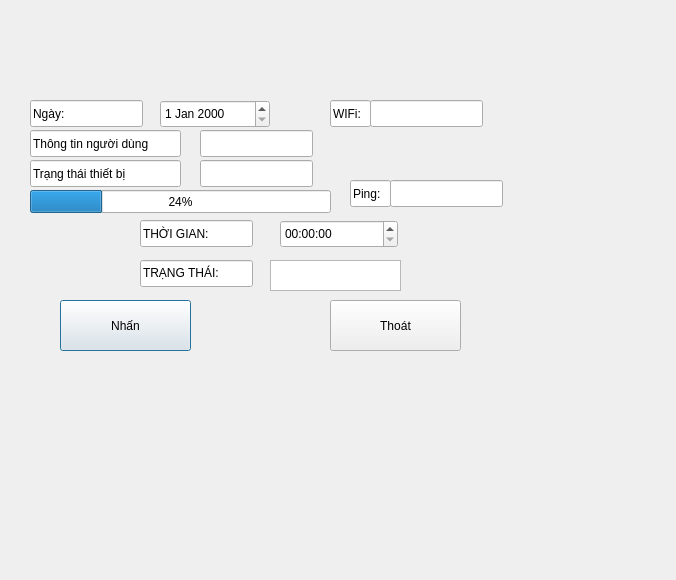
<?xml version="1.0" encoding="UTF-8"?>
<ui version="4.0">
 <class>Dialog</class>
 <widget class="QDialog" name="Dialog">
  <property name="geometry">
   <rect>
    <x>0</x>
    <y>0</y>
    <width>676</width>
    <height>580</height>
   </rect>
  </property>
  <property name="windowTitle">
   <string>Dialog</string>
  </property>
  <widget class="QPushButton" name="pus_button">
   <property name="geometry">
    <rect>
     <x>60</x>
     <y>300</y>
     <width>131</width>
     <height>51</height>
    </rect>
   </property>
   <property name="text">
    <string>Nhấn</string>
   </property>
  </widget>
  <widget class="QPushButton" name="pus_exit">
   <property name="geometry">
    <rect>
     <x>330</x>
     <y>300</y>
     <width>131</width>
     <height>51</height>
    </rect>
   </property>
   <property name="text">
    <string>Thoát</string>
   </property>
  </widget>
  <widget class="QTimeEdit" name="timeEdit">
   <property name="geometry">
    <rect>
     <x>280</x>
     <y>220</y>
     <width>118</width>
     <height>28</height>
    </rect>
   </property>
  </widget>
  <widget class="QLineEdit" name="text_time">
   <property name="geometry">
    <rect>
     <x>140</x>
     <y>220</y>
     <width>113</width>
     <height>27</height>
    </rect>
   </property>
   <property name="text">
    <string>THỜI GIAN:</string>
   </property>
  </widget>
  <widget class="QLineEdit" name="text_status">
   <property name="geometry">
    <rect>
     <x>140</x>
     <y>260</y>
     <width>113</width>
     <height>27</height>
    </rect>
   </property>
   <property name="text">
    <string>TRẠNG THÁI:</string>
   </property>
  </widget>
  <widget class="QTextBrowser" name="pus_status">
   <property name="geometry">
    <rect>
     <x>270</x>
     <y>260</y>
     <width>131</width>
     <height>31</height>
    </rect>
   </property>
  </widget>
  <widget class="QLineEdit" name="text_date">
   <property name="geometry">
    <rect>
     <x>30</x>
     <y>100</y>
     <width>113</width>
     <height>27</height>
    </rect>
   </property>
   <property name="text">
    <string>Ngày:</string>
   </property>
  </widget>
  <widget class="QDateEdit" name="box_date">
   <property name="geometry">
    <rect>
     <x>160</x>
     <y>100</y>
     <width>110</width>
     <height>28</height>
    </rect>
   </property>
  </widget>
  <widget class="QLineEdit" name="text_wifi">
   <property name="geometry">
    <rect>
     <x>330</x>
     <y>100</y>
     <width>41</width>
     <height>27</height>
    </rect>
   </property>
   <property name="text">
    <string>WIFi:</string>
   </property>
  </widget>
  <widget class="QLineEdit" name="box_wifi">
   <property name="geometry">
    <rect>
     <x>370</x>
     <y>100</y>
     <width>113</width>
     <height>27</height>
    </rect>
   </property>
  </widget>
  <widget class="QLineEdit" name="text_info">
   <property name="geometry">
    <rect>
     <x>30</x>
     <y>130</y>
     <width>151</width>
     <height>27</height>
    </rect>
   </property>
   <property name="text">
    <string>Thông tin người dùng</string>
   </property>
  </widget>
  <widget class="QLineEdit" name="box_name">
   <property name="geometry">
    <rect>
     <x>200</x>
     <y>130</y>
     <width>113</width>
     <height>27</height>
    </rect>
   </property>
  </widget>
  <widget class="QLineEdit" name="text_stt">
   <property name="geometry">
    <rect>
     <x>30</x>
     <y>160</y>
     <width>151</width>
     <height>27</height>
    </rect>
   </property>
   <property name="text">
    <string>Trạng thái thiết bị</string>
   </property>
  </widget>
  <widget class="QLineEdit" name="box_stt">
   <property name="geometry">
    <rect>
     <x>200</x>
     <y>160</y>
     <width>113</width>
     <height>27</height>
    </rect>
   </property>
  </widget>
  <widget class="QProgressBar" name="stt_progress">
   <property name="geometry">
    <rect>
     <x>30</x>
     <y>190</y>
     <width>301</width>
     <height>23</height>
    </rect>
   </property>
   <property name="value">
    <number>24</number>
   </property>
  </widget>
  <widget class="QLineEdit" name="text_ping">
   <property name="geometry">
    <rect>
     <x>350</x>
     <y>180</y>
     <width>41</width>
     <height>27</height>
    </rect>
   </property>
   <property name="text">
    <string>Ping:</string>
   </property>
  </widget>
  <widget class="QLineEdit" name="lineEdit_9">
   <property name="geometry">
    <rect>
     <x>390</x>
     <y>180</y>
     <width>113</width>
     <height>27</height>
    </rect>
   </property>
  </widget>
 </widget>
 <resources/>
 <connections/>
</ui>
